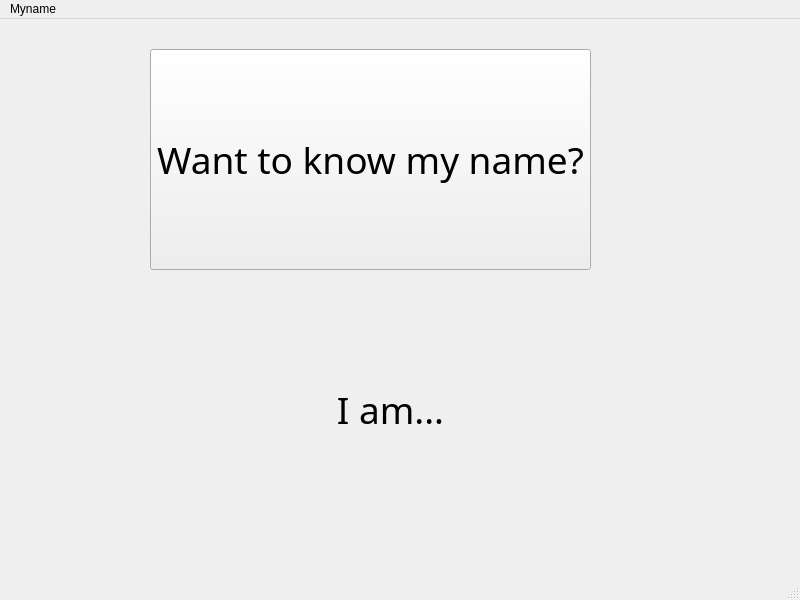
<?xml version="1.0" encoding="UTF-8"?>
<ui version="4.0">
 <class>MainWindow</class>
 <widget class="QMainWindow" name="MainWindow">
  <property name="geometry">
   <rect>
    <x>0</x>
    <y>0</y>
    <width>800</width>
    <height>600</height>
   </rect>
  </property>
  <property name="windowTitle">
   <string>MainWindow</string>
  </property>
  <property name="autoFillBackground">
   <bool>false</bool>
  </property>
  <widget class="QWidget" name="centralwidget">
   <widget class="QPushButton" name="labelbutton">
    <property name="geometry">
     <rect>
      <x>150</x>
      <y>30</y>
      <width>441</width>
      <height>221</height>
     </rect>
    </property>
    <property name="font">
     <font>
      <family>Perpetua</family>
      <pointsize>28</pointsize>
     </font>
    </property>
    <property name="text">
     <string>Want to know my name?</string>
    </property>
   </widget>
   <widget class="QLabel" name="namelabel">
    <property name="geometry">
     <rect>
      <x>150</x>
      <y>310</y>
      <width>481</width>
      <height>161</height>
     </rect>
    </property>
    <property name="font">
     <font>
      <family>Modern No. 20</family>
      <pointsize>28</pointsize>
     </font>
    </property>
    <property name="text">
     <string>I am...</string>
    </property>
    <property name="alignment">
     <set>Qt::AlignCenter</set>
    </property>
   </widget>
  </widget>
  <widget class="QMenuBar" name="menubar">
   <property name="geometry">
    <rect>
     <x>0</x>
     <y>0</y>
     <width>800</width>
     <height>21</height>
    </rect>
   </property>
   <widget class="QMenu" name="menuMyname">
    <property name="title">
     <string>Myname</string>
    </property>
   </widget>
   <addaction name="menuMyname"/>
  </widget>
  <widget class="QStatusBar" name="statusbar"/>
 </widget>
 <resources/>
 <connections/>
</ui>
